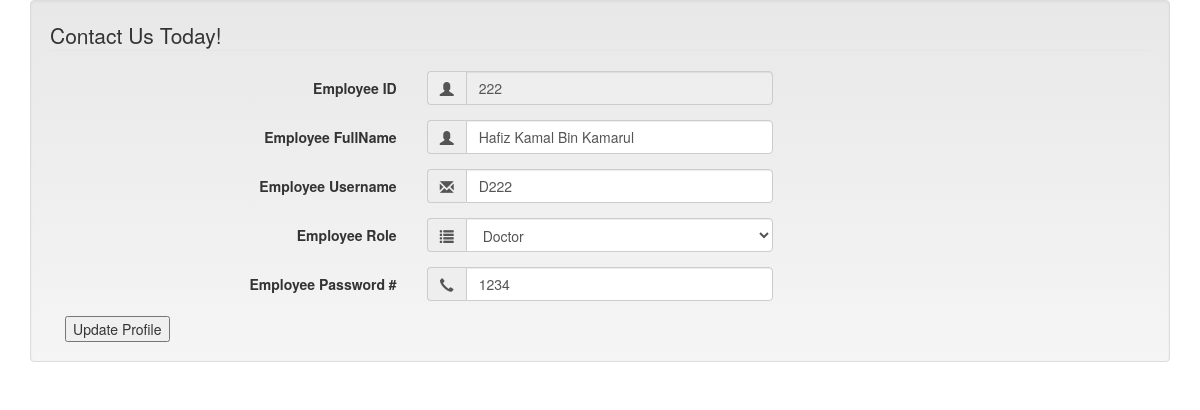
Screenshot of /updateemp.php?snouemp=222 with the database file from the repository.
### tables this page shows
CREATE TABLE `employee` (
  `empID` int(11) NOT NULL,
  `empRole` varchar(200) NOT NULL,
  `empUN` varchar(200) NOT NULL,
  `empPwd` varchar(200) NOT NULL,
  `empName` varchar(200) NOT NULL,
  `statusemp` varchar(20) DEFAULT NULL
);

### updateemp.php (the view, shortened to what this page needs)
<!DOCTYPE html>
<html lang="en" >
<head>
  <link rel='stylesheet' href='//maxcdn.bootstrapcdn.com/bootstrap/3.2.0/css/bootstrap.min.css'>
<link rel='stylesheet' href='//maxcdn.bootstrapcdn.com/bootstrap/3.2.0/css/bootstrap-theme.min.css'>
<link rel='stylesheet' href='//cdnjs.cloudflare.com/ajax/libs/jquery.bootstrapvalidator/0.5.0/css/bootstrapValidator.min.css'>
</head>
<body translate="no" >
  <div class="container">
    <form class="well form-horizontal" action="updateempsql.php" method="post"  id="empupdform">
<fieldset>
<legend>Contact Us Today!</legend>
<?php
	include("dbconn.php");
	$sql = "SELECT * FROM employee WHERE empID = ".$_GET['snouemp'];
	$query = mysqli_query($dbconn, $sql) or die ("Error: " . mysqli_error($dbconn));
	$row = mysqli_num_rows($query);
	if($row != 0)
	{
		$r = mysqli_fetch_assoc($query); ?>
<div class="form-group">
  <label class="col-md-4 control-label">Employee ID</label>
  <div class="col-md-4 inputGroupContainer">
  <div class="input-group">
  <span class="input-group-addon"><i class="glyphicon glyphicon-user"></i></span>
  <input  name="empID" value="<?php echo $r['empID']?>" class="form-control"  type="text" readonly>
    </div>
  </div>
</div>
<div class="form-group">
  <label class="col-md-4 control-label" >Employee FullName</label>
    <div class="col-md-4 inputGroupContainer">
    <div class="input-group">
  <span class="input-group-addon"><i class="glyphicon glyphicon-user"></i></span>
  <input name="empName" value="<?php echo $r['empName']?>" class="form-control"  type="text">
    </div>
  </div>
</div>
       <div class="form-group">
  <label class="col-md-4 control-label">Employee Username</label>
    <div class="col-md-4 inputGroupContainer">
    <div class="input-group">
        <span class="input-group-addon"><i class="glyphicon glyphicon-envelope"></i></span>
  <input name="empUN" value="<?php echo $r['empUN']?>" class="form-control"  type="text">
    </div>
  </div>
</div>
<div class="form-group">
  <label class="col-md-4 control-label">Employee Role</label>
    <div class="col-md-4 selectContainer">
    <div class="input-group">
        <span class="input-group-addon"><i class="glyphicon glyphicon-list"></i></span>
    <select name="empRole" class="form-control selectpicker" >
      <option value="<?php echo $r['empRole']?>" ><?php echo $r['empRole']?></option>
    </select>
  </div>
</div>
</div>
<div class="form-group">
  <label class="col-md-4 control-label">Employee Password #</label>
    <div class="col-md-4 inputGroupContainer">
    <div class="input-group">
        <span class="input-group-addon"><i class="glyphicon glyphicon-earphone"></i></span>
  <input name="empPwd" value="<?php echo $r['empPwd']?>" class="form-control" type="text">
    </div>
  </div>
</div>
  <div class="col-md-4">
  <input type='submit' name='submit' value='Update Profile' /> </div>
</div>
<?php }?>
</body>
</html>

### rows the page displays
employee: empID "222", empName "Hafiz Kamal Bin Kamarul", empUN "D222", empRole "Doctor", empPwd "1234"
